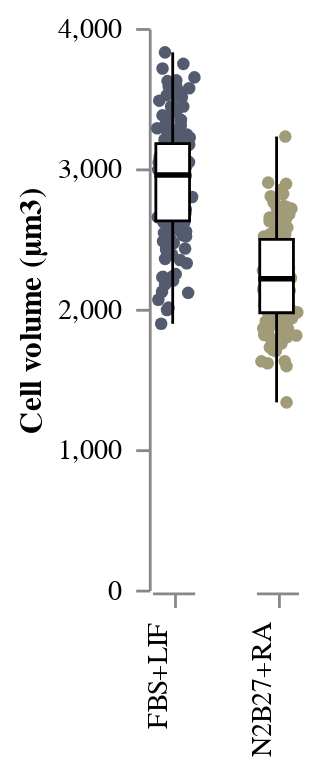

The code cell stored with this chart in its notebook:
### Code cell
STRIP_Cell_Volumes = stripbox(
    data = df, 
    x = "Condition:N", 
    y = "Cell_Volume_um3", 
    y_title = "Cell volume (µm3)",
    colour = "Condition:N"
)
STRIP_Cell_Volumes

### Figure 1 — Vega-Lite specification as saved in the notebook (floating-point values rounded to 4 significant figures; data arrays with more than 128 entries replaced by an {"elided": "..."} marker saying what was removed)
{"config": {"view": {"continuousWidth": 400, "continuousHeight": 300, "stroke": "transparent", "strokeWidth": 0.5}, "axis": {"grid": true, "labelPadding": 5, "ticks": true}, "facet": {"spacing": 18}, "header": {"labelOrient": "bottom", "title": null}}, "data": {"name": "data-0b548c3b759890d51b049c991e8bf178"}, "facet": {"column": {"type": "nominal", "field": "Condition", "header": {"labelAlign": "right", "labelAngle": -90, "labelOrient": "bottom", "labelPadding": 5, "titleOrient": "top"}}}, "spec": {"layer": [{"mark": {"type": "circle", "opacity": 1, "size": 20}, "encoding": {"color": {"type": "nominal", "field": "Condition", "legend": null, "scale": {"scheme": "cividis"}}, "x": {"type": "quantitative", "axis": {"grid": false, "labels": false, "ticks": true, "values": [0]}, "field": "jitter", "title": null}, "y": {"type": "quantitative", "axis": {"grid": false, "labels": true, "ticks": true}, "field": "Cell_Volume_um3", "title": "Cell volume (µm3)"}}, "height": 200, "transform": [{"calculate": "(sqrt(-2 * log(random() / 2)) * cos(2 * PI * random() / 2))", "as": "jitter"}], "width": 15}, {"mark": {"type": "boxplot", "extent": "min-max", "size": 12}, "encoding": {"color": {"value": "white"}, "opacity": {"value": 1}, "stroke": {"value": "black"}, "y": {"type": "quantitative", "field": "Cell_Volume_um3", "title": "Cell volume (µm3)"}}, "height": 200, "width": 30}]}, "$schema": "https://vega.github.io/schema/vega-lite/v4.8.1.json", "datasets": {"data-0b548c3b759890d51b049c991e8bf178": {"elided": "317 records"}}}
